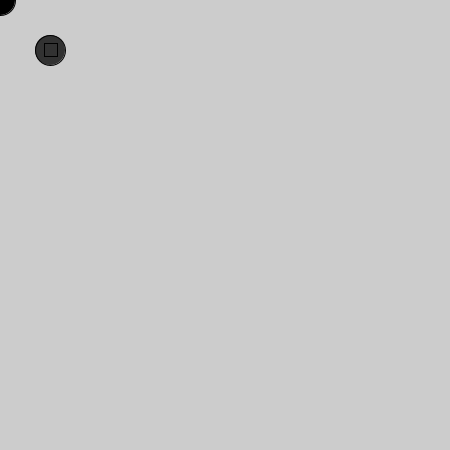
Frame 1 (no input)
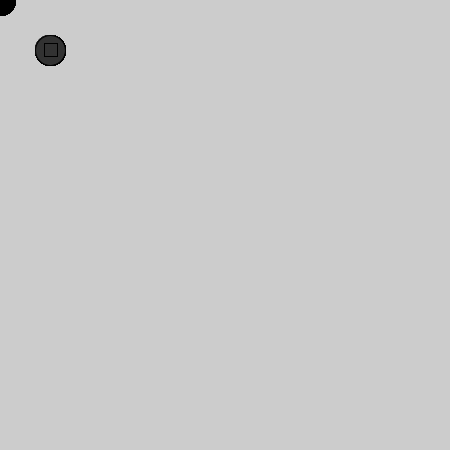
Frame 60 (the mouse pressed at the canvas centre just before this capture)
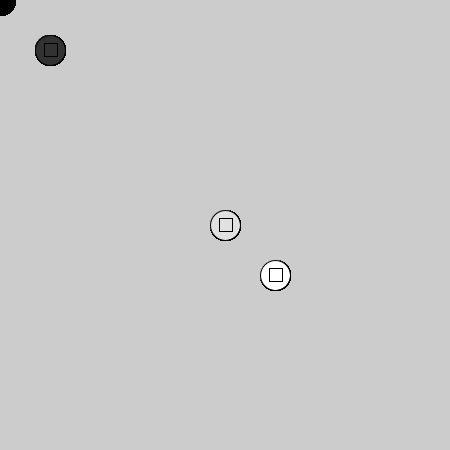
Frame 120 (the mouse held since frame 60 and released just before this capture)

The Processing sketch that drew these frames (run headless with seeded random() and noise(); from frame 60 on, the mouse is pressed at the canvas centre):

// Processing sketch: processing_152005
// ── processing_152005.pde

int x, y;
 
int red, green, blue;
 
void setup() {
 
size(450, 450);
}
 
void draw() {
 
x = mouseX;
 
y = mouseY;
 
println(x + " !" + y);
 
//rect(x, y, 100, 20);
 
circleRect(x, y, 255, 23, 90);
 
circleRect(x + 50, y + 50, 90, 90, 23);
}
 
void circleRect(int x, int y, int red, int green, int blue) {
 
fill(x, y, x);
 
ellipse(x, y, 30, 30);
 
fill(x, y, x);
 
rect(x - 6, y - 7, 13, 13);
}
